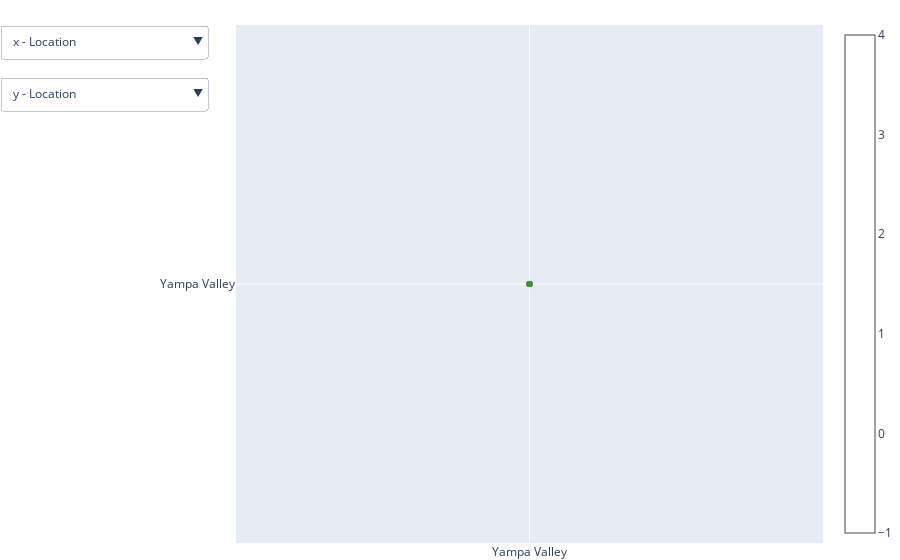

The cell this chart's notebook holds for it:
### Markdown cell above
Use the below Scatter plot to graph various water analytes against each other to see potential relationships.
Analytes can be selected by using the dropdown menus near top left of the graph.
Hover over points with your mouse for additional information.

### Code cell
# Helpful link: https://stackoverflow.com/questions/69242033/build-a-plotly-scatterplot-with-two-drop-down-buttons-one-for-x-and-one-for-y-ax
# My post: https://stackoverflow.com/questions/71028751/plotly-scatter-plot-with-dropdown-menu-and-color-by-group/71069032#71069032
cols = df.columns.values.tolist()
# make list of default plotly colors in hex
plotly_colors=[
                '#1f77b4',  # muted blue
                '#ff7f0e',  # safety orange
                '#2ca02c',  # cooked asparagus green
                '#d62728',  # brick red
                '#9467bd',  # muted purple
                '#8c564b',  # chestnut brown
                '#e377c2',  # raspberry yogurt pink
                '#7f7f7f',  # middle gray
                '#bcbd22',  # curry yellow-green
                '#17becf'   # blue-teal
              ]
# create dictionary to associate colors with unique categories
color_dict = dict(zip(df['Sample Type'].unique(),plotly_colors))

# map new column with hex colors to pass to go.Scatter()
df['hex']= df['Sample Type'].map(color_dict)
# initialize scatter plot
fig = go.Figure(
    go.Scatter(
        x=df['Location'],
        y=df['Location'],
        text=df['Sample Type'],
        marker=dict(color=df['hex'], showscale=True),
        mode="markers"
    )
)
# initialize dropdown menus    
fig.update_layout(
    updatemenus=[
        {
            "buttons": [
                {
                    "label": f"x - {x}",
                    "method": "update",
                    "args": [
                        {"x": [df[x]]},
                        {"xaxis": {"title": x}},
                    ],
                }
                for x in cols
            ]
        },
        {
            "buttons": [
                {
                    "label": f"y - {x}",
                    "method": "update",
                    "args": [
                        {"y": [df[x]]},
                        {"yaxis": {"title": x}}
                    ],
                }
                for x in cols
            ],
            "y": 0.9,
        },
    ],
    margin={"l": 0, "r": 0, "t": 25, "b": 0},
    height=700,
    autotypenumbers='convert types'
)
fig.show()

### Figure 1 — Plotly figure (JSON) as saved in the notebook; plotly's stock layout.template omitted (floating-point values rounded to 4 significant figures)
{"data": [{"marker": {"color": ["#1f77b4", "#1f77b4", "#ff7f0e", "#ff7f0e", "#2ca02c", "#2ca02c", "#d62728", "#d62728", "#1f77b4", "#1f77b4", "#ff7f0e", "#ff7f0e", "#2ca02c", "#2ca02c"], "showscale": true}, "mode": "markers", "text": ["SCI", "SCI", "SCA", "SCA", "TR", "TR", "SCO", "SCO", "SCI", "SCI", "SCA", "SCA", "TR", "TR"], "type": "scatter", "x": ["Yampa Valley", "Yampa Valley", "Yampa Valley", "Yampa Valley", "Yampa Valley", "Yampa Valley", "Yampa Valley", "Yampa Valley", "Yampa Valley", "Yampa Valley", "Yampa Valley", "Yampa Valley", "Yampa Valley", "Yampa Valley"], "y": ["Yampa Valley", "Yampa Valley", "Yampa Valley", "Yampa Valley", "Yampa Valley", "Yampa Valley", "Yampa Valley", "Yampa Valley", "Yampa Valley", "Yampa Valley", "Yampa Valley", "Yampa Valley", "Yampa Valley", "Yampa Valley"]}], "layout": {"autosize": true, "autotypenumbers": "convert types", "margin": {"b": 0, "l": 0, "r": 0, "t": 25}, "updatemenus": [{"buttons": [{"args": [{"x": [["Yampa Valley", "Yampa Valley", "Yampa Valley", "Yampa Valley", "Yampa Valley", "Yampa Valley", "Yampa Valley", "Yampa Valley", "Yampa Valley", "Yampa Valley", "Yampa Valley", "Yampa Valley", "Yampa Valley", "Yampa Valley"]]}, {"xaxis": {"title": "Location"}}], "label": "x - Location", "method": "update"}, {"args": [{"x": [["5/26/2022", "5/26/2022", "5/26/2022", "5/26/2022", "5/26/2022", "5/26/2022", "6/16/2022", "6/16/2022", "7/18/2022", "7/18/2022", "7/18/2022", "7/18/2022", "7/13/2022", "7/13/2022"]]}, {"xaxis": {"title": "Date"}}], "label": "x - Date", "method": "update"}, {"args": [{"x": [["Grab 1", "Grab 1", "Grab 1", "Grab 1", "Grab 1", "Grab 1", "Grab 1", "Grab 1", "Grab 2", "Grab 2", "Grab 2", "Grab 2", "Grab 2", "Grab 2"]]}, {"xaxis": {"title": "Irr./Storm Event"}}], "label": "x - Irr./Storm Event", "method": "update"}, {"args": [{"x": [["SCI", "SCI", "SCA", "SCA", "TR", "TR", "SCO", "SCO", "SCI", "SCI", "SCA", "SCA", "TR", "TR"]]}, {"xaxis": {"title": "Sample Type"}}], "label": "x - Sample Type", "method": "update"}, {"args": [{"x": [[1, 2, 1, 2, 1, 2, 1, 2, 1, 2, 1, 2, 1, 2]]}, {"xaxis": {"title": "Replication ID"}}], "label": "x - Replication ID", "method": "update"}, {"args": [{"x": [["SB-SCI-01-GB", "SB-SCI-01-GB-D", "SB-SCA-01-GB", "SB-SCA-01-GB-D", "SB-TR-01-GB", "SB-TR-01-GB-D", "SB-SCO-01-GB", "SB-SCO-01-GB-D", "SB-SCI-02-GB", "SB-SCI-02-GB-D", "SB-SCA-02-GB", "SB-SCA-02-GB-D", "SB-TR-02-GB", "SB-TR-02-GB-D"]]}, {"xaxis": {"title": "Sample ID"}}], "label": "x - Sample ID", "method": "update"}, {"args": [{"x": [[null, null, null, null, null, null, null, null, null, null, null, null, null, null]]}, {"xaxis": {"title": "Orthophosphate (mg/L)"}}], "label": "x - Orthophosphate (mg/L)", "method": "update"}, {"args": [{"x": [[null, null, null, null, null, null, null, null, null, null, null, null, null, null]]}, {"xaxis": {"title": "NO3 (mg/L)"}}], "label": "x - NO3 (mg/L)", "method": "update"}, {"args": [{"x": [[null, null, null, null, null, null, null, null, null, null, null, null, null, null]]}, {"xaxis": {"title": "NH4 (mg/L)"}}], "label": "x - NH4 (mg/L)", "method": "update"}, {"args": [{"x": [[null, null, null, null, null, null, null, null, 0.81, 0.82, 0.15, 1.1, 0.71, 0.71]]}, {"xaxis": {"title": "no2"}}], "label": "x - no2", "method": "update"}, {"args": [{"x": [[null, null, null, null, null, null, 0.9, 1.2, null, null, null, null, null, null]]}, {"xaxis": {"title": "TKN (mg/L)"}}], "label": "x - TKN (mg/L)", "method": "update"}, {"args": [{"x": [[null, 0.11, 0.056, 0.051, null, 0.059, 0.33, 0.29, null, null, 0.059, 0.057, null, 0.057]]}, {"xaxis": {"title": "Total Phosphorus (mg/L)"}}], "label": "x - Total Phosphorus (mg/L)", "method": "update"}, {"args": [{"x": [[null, null, null, null, null, null, null, null, null, null, null, null, null, null]]}, {"xaxis": {"title": "Selenium (mg/L)"}}], "label": "x - Selenium (mg/L)", "method": "update"}, {"args": [{"x": [[null, null, null, null, null, null, null, null, null, null, null, null, null, null]]}, {"xaxis": {"title": "E. coli. (Ct./100 mL)"}}], "label": "x - E. coli. (Ct./100 mL)", "method": "update"}, {"args": [{"x": [[null, null, null, null, null, null, null, null, null, null, null, null, null, null]]}, {"xaxis": {"title": "Fecal Coliform (Ct./100 mL)"}}], "label": "x - Fecal Coliform (Ct./100 mL)", "method": "update"}, {"args": [{"x": [[13.33, 6.667, 20, 6.667, 0, 20, 156.7, 156.7, 0, 0, 3.333, 3.333, 16.67, 3.333]]}, {"xaxis": {"title": "TSS (g/L)"}}], "label": "x - TSS (g/L)", "method": "update"}, {"args": [{"x": [[30.65, null, 7.37, null, 14.44, null, null, null, null, null, null, null, null, null]]}, {"xaxis": {"title": "Chlorophyll A (ug/L)"}}], "label": "x - Chlorophyll A (ug/L)", "method": "update"}, {"args": [{"x": [[40.29, 40.29, 40.27, 40.27, 40.29, 40.29, 40.29, 40.29, 40.29, 40.29, 40.27, 40.27, 40.29, 40.29]]}, {"xaxis": {"title": "Latitude"}}], "label": "x - Latitude", "method": "update"}, {"args": [{"x": [[-106.8, -106.8, -106.9, -106.9, -106.8, -106.8, -106.8, -106.8, -106.8, -106.8, -106.9, -106.9, -106.8, -106.8]]}, {"xaxis": {"title": "Longitude"}}], "label": "x - Longitude", "method": "update"}, {"args": [{"x": [["nitrite not tested for; no duplicate for chlorophyll A analysis", "nitrite not tested for; no duplicate for chlorophyll A analysis", "nitrite not tested for; no duplicate for chlorophyll A analysis", "nitrite not tested for; no duplicate for chlorophyll A analysis", "nitrite not tested for; no duplicate for chlorophyll A analysis", "nitrite not tested for; no duplicate for chlorophyll A analysis", "nitrite not tested for; ALS also tested TSS = 130ppm", "nitrite not tested for; ALS also tested TSS = 140ppm", null, "TSS was reported as -3.33, but is presented as 0 here", null, null, "formally mislabelled; correct ID is shown here", "formally mislabelled; correct ID is shown here"]]}, {"xaxis": {"title": "notes"}}], "label": "x - notes", "method": "update"}, {"args": [{"x": [[2022, 2022, 2022, 2022, 2022, 2022, 2022, 2022, 2022, 2022, 2022, 2022, 2022, 2022]]}, {"xaxis": {"title": "Year"}}], "label": "x - Year", "method": "update"}]}, {"buttons": [{"args": [{"y": [["Yampa Valley", "Yampa Valley", "Yampa Valley", "Yampa Valley", "Yampa Valley", "Yampa Valley", "Yampa Valley", "Yampa Valley", "Yampa Valley", "Yampa Valley", "Yampa Valley", "Yampa Valley", "Yampa Valley", "Yampa Valley"]]}, {"yaxis": {"title": "Location"}}], "label": "y - Location", "method": "update"}, {"args": [{"y": [["5/26/2022", "5/26/2022", "5/26/2022", "5/26/2022", "5/26/2022", "5/26/2022", "6/16/2022", "6/16/2022", "7/18/2022", "7/18/2022", "7/18/2022", "7/18/2022", "7/13/2022", "7/13/2022"]]}, {"yaxis": {"title": "Date"}}], "label": "y - Date", "method": "update"}, {"args": [{"y": [["Grab 1", "Grab 1", "Grab 1", "Grab 1", "Grab 1", "Grab 1", "Grab 1", "Grab 1", "Grab 2", "Grab 2", "Grab 2", "Grab 2", "Grab 2", "Grab 2"]]}, {"yaxis": {"title": "Irr./Storm Event"}}], "label": "y - Irr./Storm Event", "method": "update"}, {"args": [{"y": [["SCI", "SCI", "SCA", "SCA", "TR", "TR", "SCO", "SCO", "SCI", "SCI", "SCA", "SCA", "TR", "TR"]]}, {"yaxis": {"title": "Sample Type"}}], "label": "y - Sample Type", "method": "update"}, {"args": [{"y": [[1, 2, 1, 2, 1, 2, 1, 2, 1, 2, 1, 2, 1, 2]]}, {"yaxis": {"title": "Replication ID"}}], "label": "y - Replication ID", "method": "update"}, {"args": [{"y": [["SB-SCI-01-GB", "SB-SCI-01-GB-D", "SB-SCA-01-GB", "SB-SCA-01-GB-D", "SB-TR-01-GB", "SB-TR-01-GB-D", "SB-SCO-01-GB", "SB-SCO-01-GB-D", "SB-SCI-02-GB", "SB-SCI-02-GB-D", "SB-SCA-02-GB", "SB-SCA-02-GB-D", "SB-TR-02-GB", "SB-TR-02-GB-D"]]}, {"yaxis": {"title": "Sample ID"}}], "label": "y - Sample ID", "method": "update"}, {"args": [{"y": [[null, null, null, null, null, null, null, null, null, null, null, null, null, null]]}, {"yaxis": {"title": "Orthophosphate (mg/L)"}}], "label": "y - Orthophosphate (mg/L)", "method": "update"}, {"args": [{"y": [[null, null, null, null, null, null, null, null, null, null, null, null, null, null]]}, {"yaxis": {"title": "NO3 (mg/L)"}}], "label": "y - NO3 (mg/L)", "method": "update"}, {"args": [{"y": [[null, null, null, null, null, null, null, null, null, null, null, null, null, null]]}, {"yaxis": {"title": "NH4 (mg/L)"}}], "label": "y - NH4 (mg/L)", "method": "update"}, {"args": [{"y": [[null, null, null, null, null, null, null, null, 0.81, 0.82, 0.15, 1.1, 0.71, 0.71]]}, {"yaxis": {"title": "no2"}}], "label": "y - no2", "method": "update"}, {"args": [{"y": [[null, null, null, null, null, null, 0.9, 1.2, null, null, null, null, null, null]]}, {"yaxis": {"title": "TKN (mg/L)"}}], "label": "y - TKN (mg/L)", "method": "update"}, {"args": [{"y": [[null, 0.11, 0.056, 0.051, null, 0.059, 0.33, 0.29, null, null, 0.059, 0.057, null, 0.057]]}, {"yaxis": {"title": "Total Phosphorus (mg/L)"}}], "label": "y - Total Phosphorus (mg/L)", "method": "update"}, {"args": [{"y": [[null, null, null, null, null, null, null, null, null, null, null, null, null, null]]}, {"yaxis": {"title": "Selenium (mg/L)"}}], "label": "y - Selenium (mg/L)", "method": "update"}, {"args": [{"y": [[null, null, null, null, null, null, null, null, null, null, null, null, null, null]]}, {"yaxis": {"title": "E. coli. (Ct./100 mL)"}}], "label": "y - E. coli. (Ct./100 mL)", "method": "update"}, {"args": [{"y": [[null, null, null, null, null, null, null, null, null, null, null, null, null, null]]}, {"yaxis": {"title": "Fecal Coliform (Ct./100 mL)"}}], "label": "y - Fecal Coliform (Ct./100 mL)", "method": "update"}, {"args": [{"y": [[13.33, 6.667, 20, 6.667, 0, 20, 156.7, 156.7, 0, 0, 3.333, 3.333, 16.67, 3.333]]}, {"yaxis": {"title": "TSS (g/L)"}}], "label": "y - TSS (g/L)", "method": "update"}, {"args": [{"y": [[30.65, null, 7.37, null, 14.44, null, null, null, null, null, null, null, null, null]]}, {"yaxis": {"title": "Chlorophyll A (ug/L)"}}], "label": "y - Chlorophyll A (ug/L)", "method": "update"}, {"args": [{"y": [[40.29, 40.29, 40.27, 40.27, 40.29, 40.29, 40.29, 40.29, 40.29, 40.29, 40.27, 40.27, 40.29, 40.29]]}, {"yaxis": {"title": "Latitude"}}], "label": "y - Latitude", "method": "update"}, {"args": [{"y": [[-106.8, -106.8, -106.9, -106.9, -106.8, -106.8, -106.8, -106.8, -106.8, -106.8, -106.9, -106.9, -106.8, -106.8]]}, {"yaxis": {"title": "Longitude"}}], "label": "y - Longitude", "method": "update"}, {"args": [{"y": [["nitrite not tested for; no duplicate for chlorophyll A analysis", "nitrite not tested for; no duplicate for chlorophyll A analysis", "nitrite not tested for; no duplicate for chlorophyll A analysis", "nitrite not tested for; no duplicate for chlorophyll A analysis", "nitrite not tested for; no duplicate for chlorophyll A analysis", "nitrite not tested for; no duplicate for chlorophyll A analysis", "nitrite not tested for; ALS also tested TSS = 130ppm", "nitrite not tested for; ALS also tested TSS = 140ppm", null, "TSS was reported as -3.33, but is presented as 0 here", null, null, "formally mislabelled; correct ID is shown here", "formally mislabelled; correct ID is shown here"]]}, {"yaxis": {"title": "notes"}}], "label": "y - notes", "method": "update"}, {"args": [{"y": [[2022, 2022, 2022, 2022, 2022, 2022, 2022, 2022, 2022, 2022, 2022, 2022, 2022, 2022]]}, {"yaxis": {"title": "Year"}}], "label": "y - Year", "method": "update"}], "x": -0.05, "y": 0.9}], "xaxis": {"autorange": true, "range": [-1, 1], "type": "category"}, "yaxis": {"autorange": true, "range": [-1, 1], "type": "category"}}}
